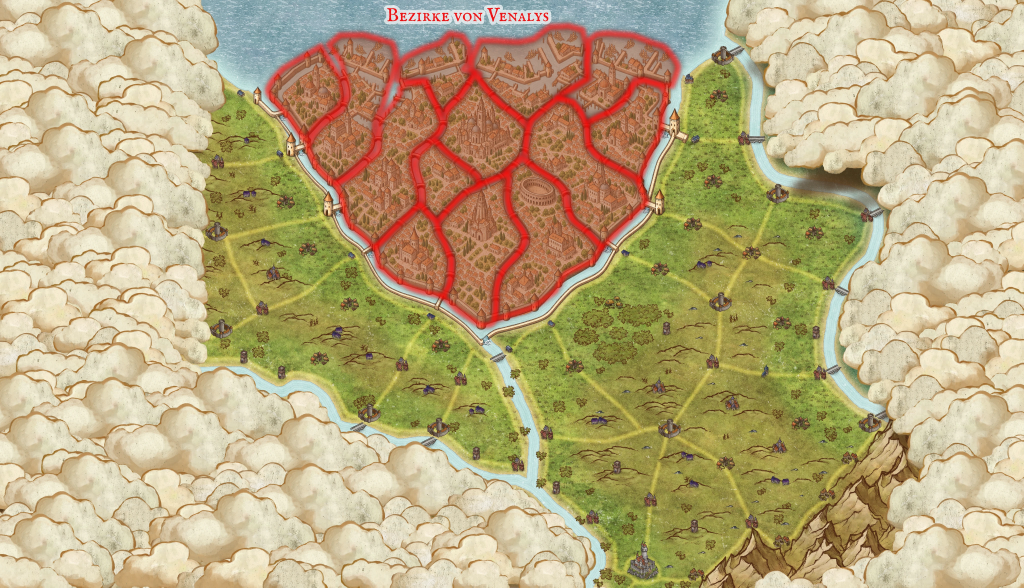
#> input picture Vorschau/Venalys/assets/map-districts.webp, 4096 x 2349 px, given in place of map-districts.jpg, which was not available (shown at 1/4 size)
$ python analyse-districts.py
#> lines starting #> are read from the running program, lines starting #| are printed output that depends on the picture; after the words box and inside, x2 and y2 are one past the last pixel; in counts of white or black regions, pixels touching at a corner belong together
from PIL import Image, ImageFilter, ImageDraw, ImageFont
from pathlib import Path
from collections import deque
import json, math
root=Path(r'E:\Aleria\diagnostics\venalys-20261102')
im=Image.open(root/'map-districts.jpg').convert('RGB'); im.thumbnail((1200,1200)); w,h=im.size
#> further down, im is the input picture: PIL image 4096x2349 RGB; mean R, G, B 187, 170.5, 128
#> after `im.thumbnail((1200, 1200))`:
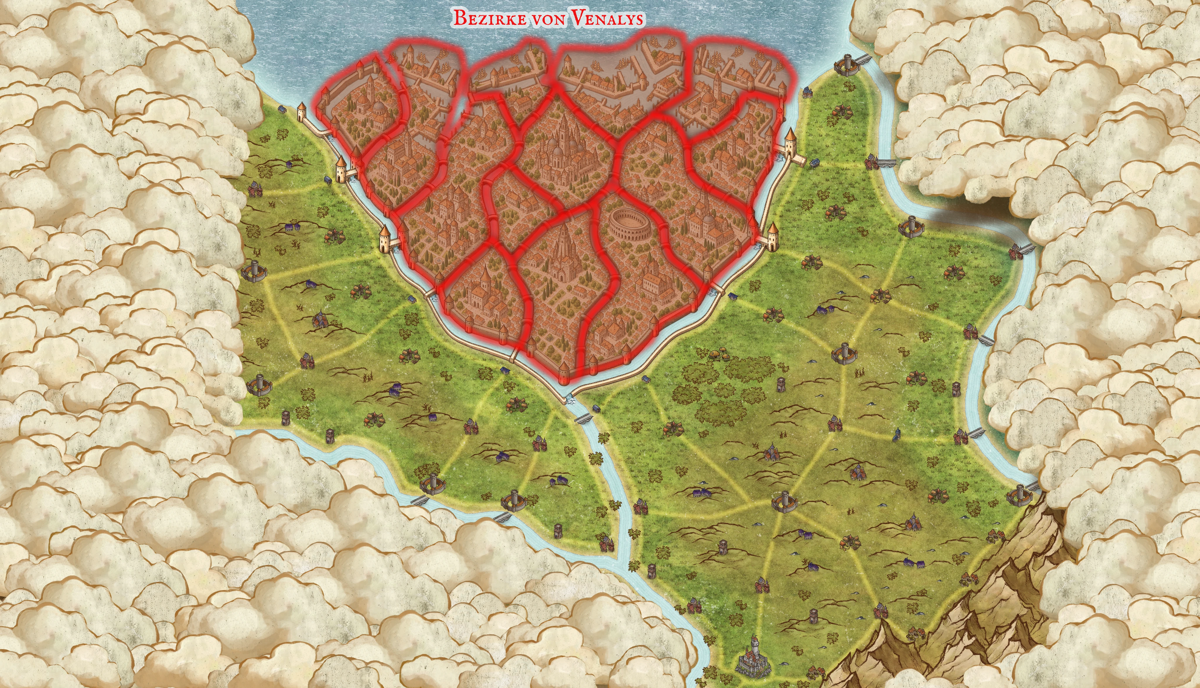
#> im: PIL image 1200x688 RGB; mean R, G, B 187, 170.5, 128
#> after `w, h = im.size`: w = 1200; h = 688
mask=Image.new('L',im.size)
#> mask: PIL image 1200x688 L; every value is 0
mask.putdata([255 if r>150 and g<85 and b<85 else 0 for r,g,b in im.getdata()])
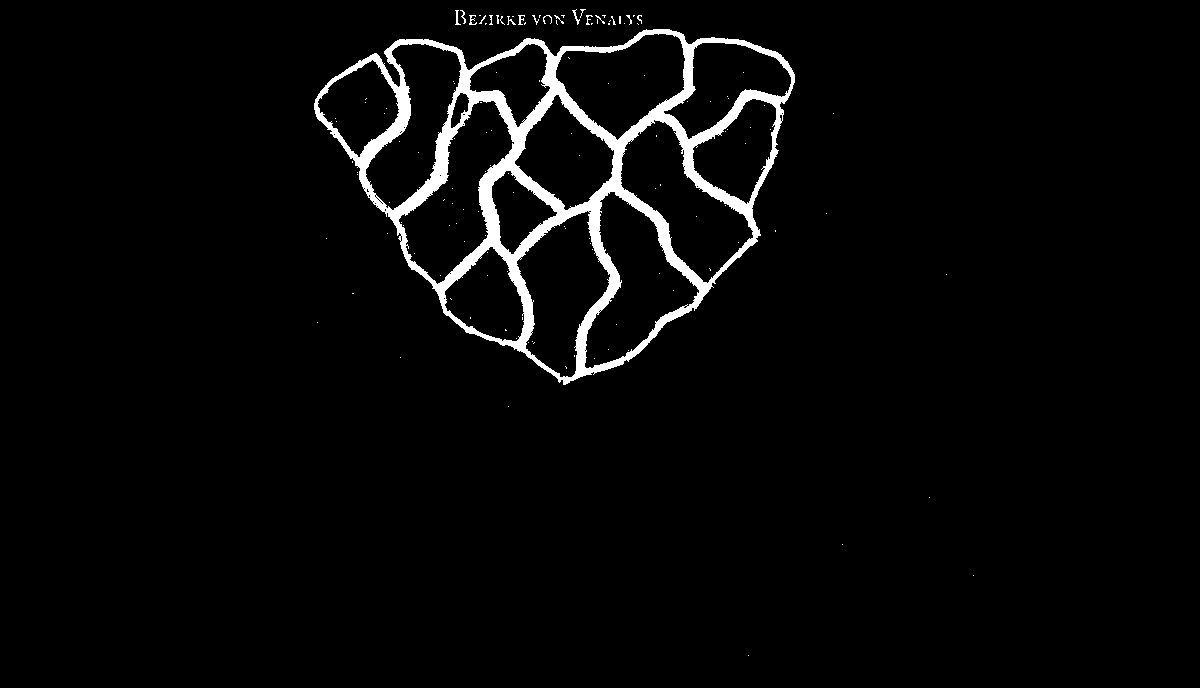
#> mask: PIL image 1200x688 L; 3.3% white; 135 white regions (121 under 20 px), largest, box (x1, y1, x2, y2) and area: (314, 29, 795, 385) 26925, (455, 10, 461, 25) 37, (469, 15, 477, 25) 37
mask=mask.filter(ImageFilter.MaxFilter(7));mask.save(root/'district-barriers.png')
#> after `mask = mask.filter(ImageFilter.MaxFilter(7))`:
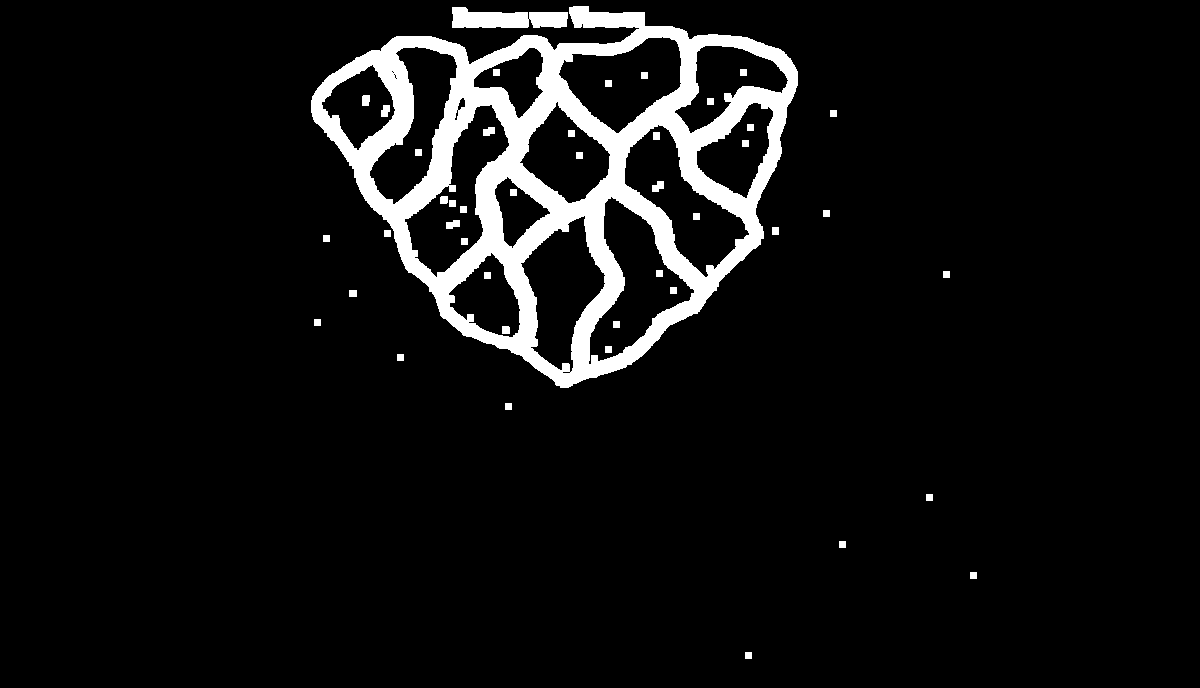
#> mask: PIL image 1200x688 L; 7% white; 44 white regions, largest, box (x1, y1, x2, y2) and area: (311, 6, 798, 388) 53339, (452, 7, 568, 28) 1840, (446, 220, 460, 229) 98
a=bytearray(mask.tobytes());seen=bytearray(len(a)); components=[]
for y in range(30,410):
 for x in range(300,820):
  start=y*w+x
  if a[start] or seen[start]:continue
  q=deque([start]);seen[start]=1; pixels=[];external=False
  while q:
   n=q.popleft();xx=n%w;yy=n//w;pixels.append((xx,yy))
   if xx==0 or yy==0 or xx==w-1 or yy==h-1:external=True
   for nn in (n-1,n+1,n-w,n+w):
    if 0<=nn<len(a) and not a[nn] and not seen[nn]:seen[nn]=1;q.append(nn)
  if not external and len(pixels)>180:components.append(pixels)
components.sort(key=lambda p:(sum(y for x,y in p)/len(p)//50,sum(x for x,y in p)/len(p)))
canvas=im.copy();draw=ImageDraw.Draw(canvas)
font=ImageFont.truetype(r'C:\Windows\Fonts\arialbd.ttf',17)
records=[]
for i,pixels in enumerate(components,1):
 cx=sum(x for x,y in pixels)/len(pixels);cy=sum(y for x,y in pixels)/len(pixels)
 draw.ellipse((cx-13,cy-13,cx+13,cy+13),fill='white',outline='black',width=2);draw.text((cx,cy),str(i),font=font,fill='black',anchor='mm')
 records.append({'id':i,'count':len(pixels),'centre':[cx,cy],'pixels':pixels})
#> after the loop, records = 13 items
canvas.save(root/'district-components.jpg',quality=98)
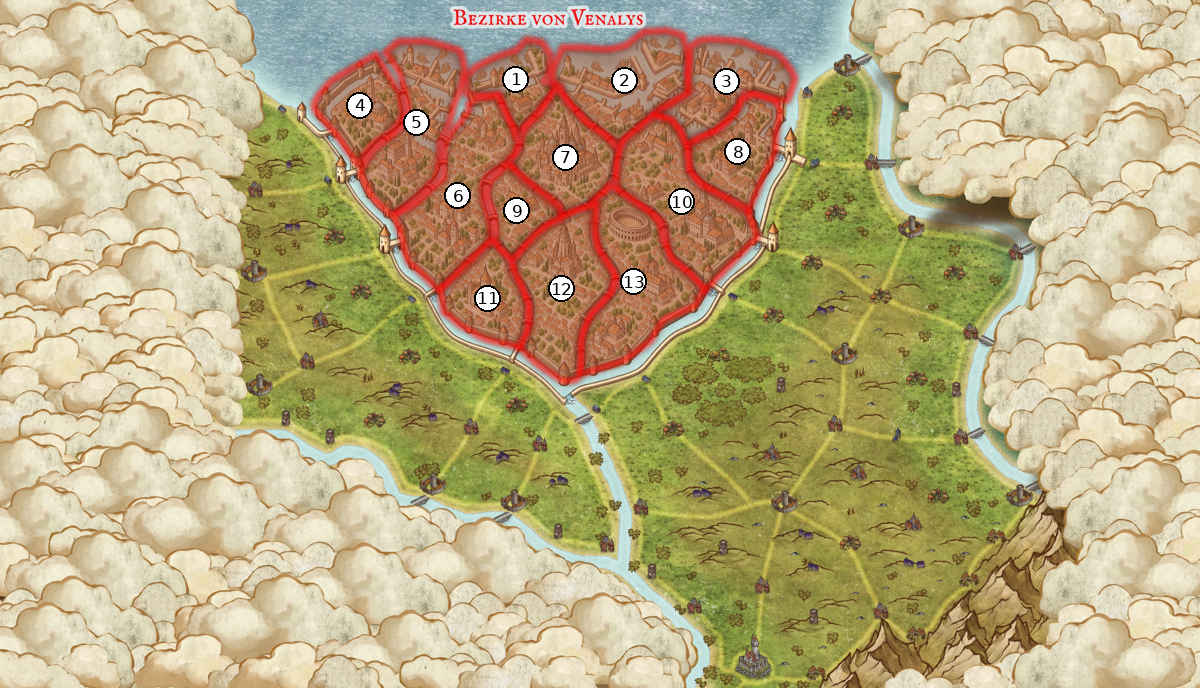
#> saved as district-components.jpg: PIL image 1200x688 RGB; mean R, G, B 187, 171, 128.8
(root/'district-components.json').write_text(json.dumps({'width':w,'height':h,'components':records}),encoding='utf-8')
print([(r['id'],r['count'],[round(v,1) for v in r['centre']]) for r in records])
#> (printed output is left out)
